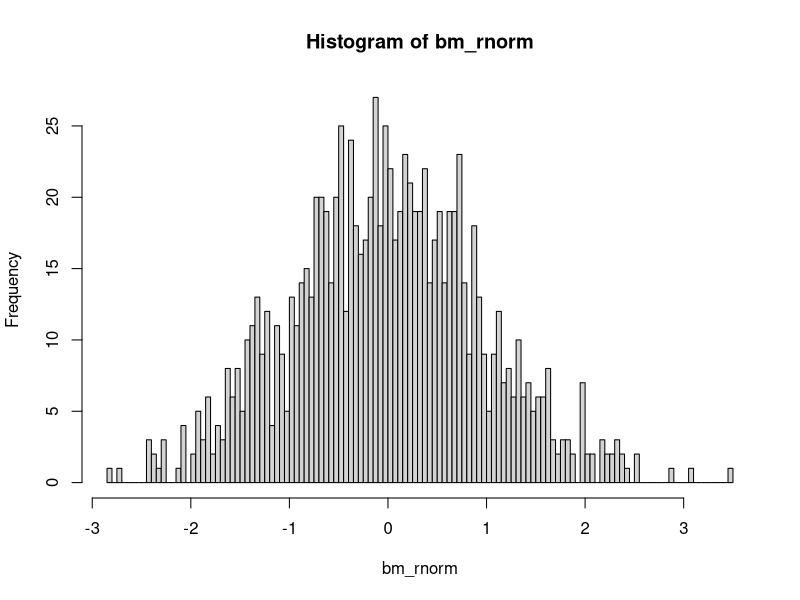
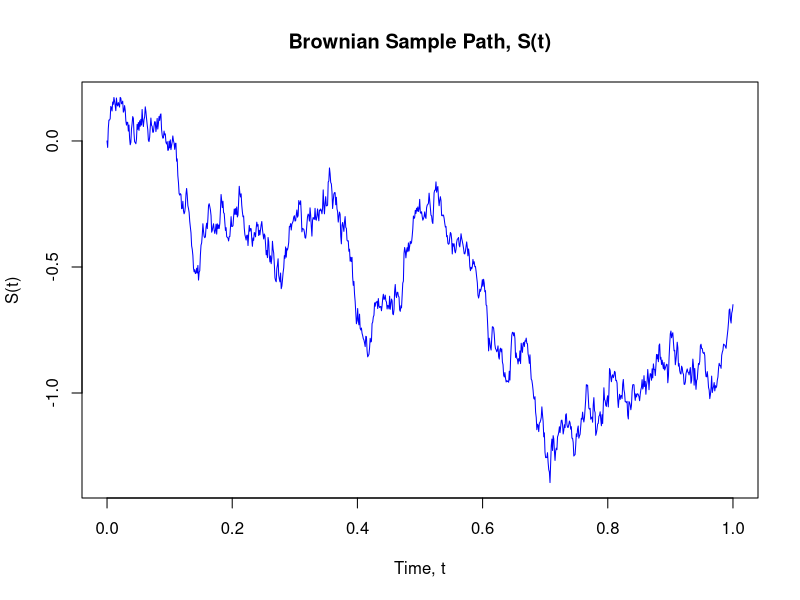
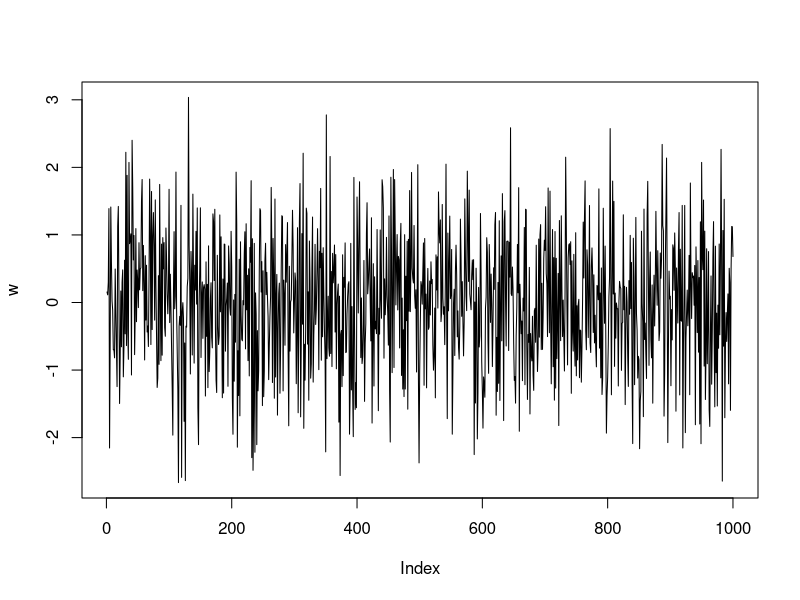
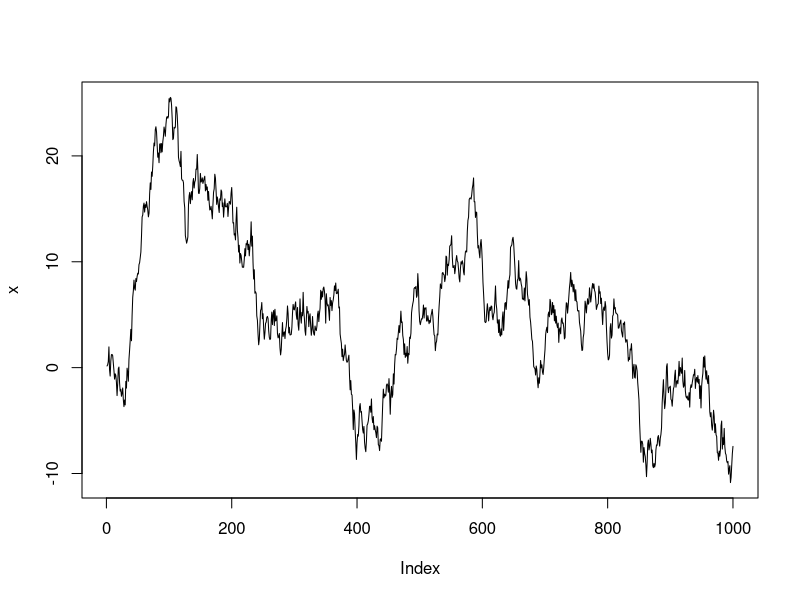
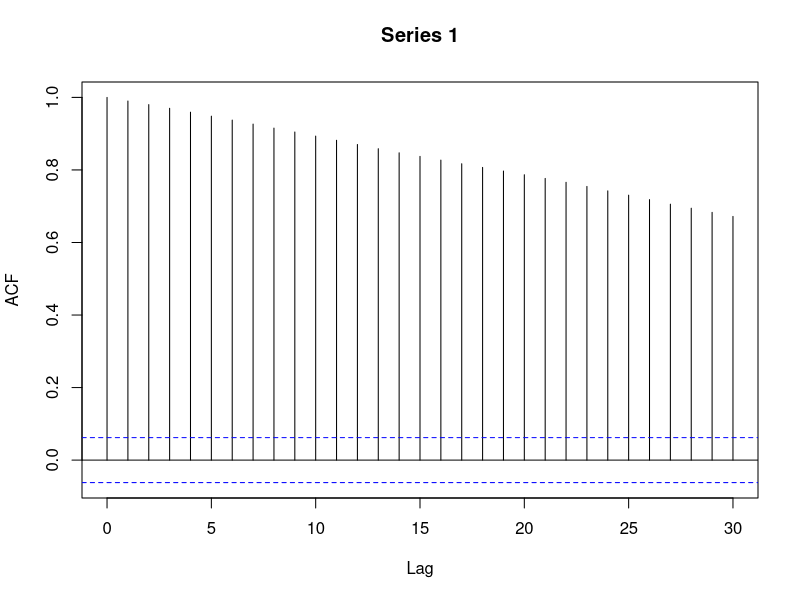
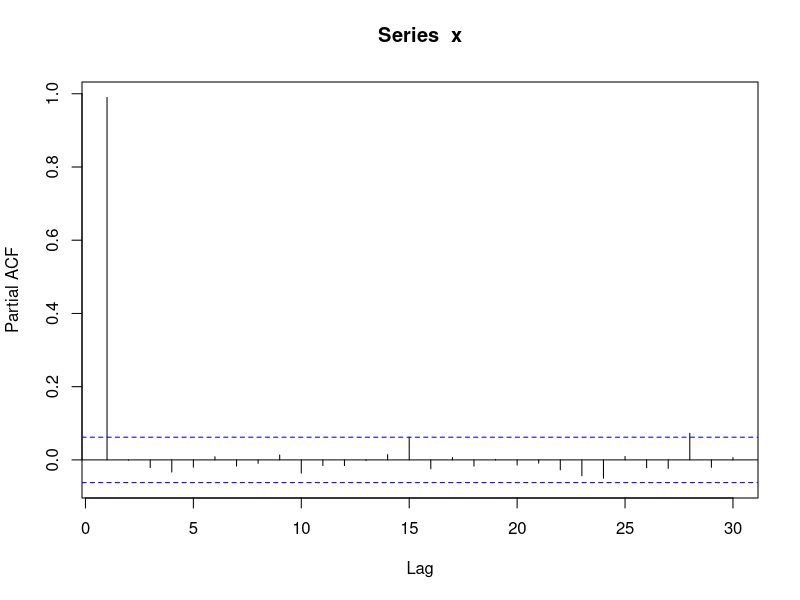
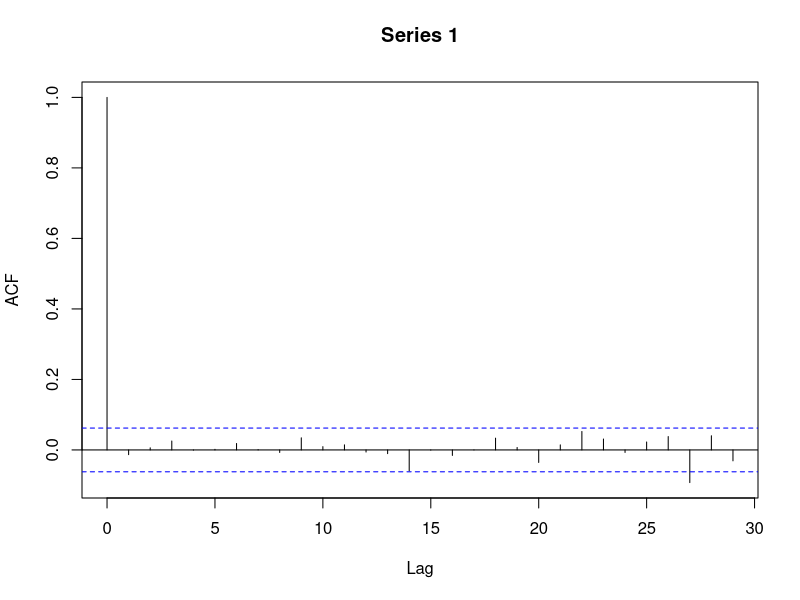
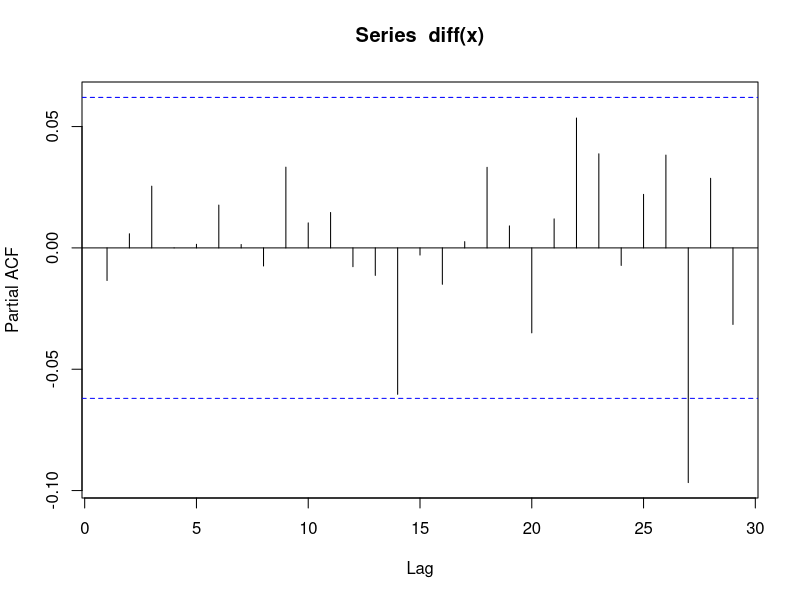

Source code (R) for these figures, in order:
#*****************************************************************************************
# Contents:  
#
#    1.  Monte-Carlo Simulation - Generate and plot a Random Walk path
#    2.  Time-Series Analysis:  Generate AR(p) process and plot their ACF and PACF
#*****************************************************************************************

#-----------------------------------------------------------------------------------------
#                                 1. Monte Carlo Simulation
#-----------------------------------------------------------------------------------------

#-----------------------------------------------------------------------------------------
#                           Generate sample Brownian path ( Random Walk )
#-----------------------------------------------------------------------------------------

# set Brownian path time interval
t_initial <- 0.0  ;
t_final   <- 1.0  ;

nx        <- 1000 ;  # number of points in the time interval

# time step
bm_dt <- (t_final - t_initial)/(nx-1.0) ;
bm_t  <- seq(t_initial, t_final, by = bm_dt ) ;

# generate standard normal random numbers
bm_rnorm <- rnorm(nx, mean = 0.0, sd = 1.0) ;
hist(bm_rnorm, breaks = 100) ;

# set mean and volatility of Brownian path
bm_mean       <- 0.0 ;
bm_volatility <- 1.0*sqrt(bm_dt) ;

# Generate Brownian path
x    <- 0.0*c(1:nx)   ;  # Initialize
x[1] <- 0.0           ;

for (i in {1:(nx-1)} )
{
  x[i+1] <- x[i] + bm_mean*bm_dt + bm_volatility*bm_rnorm[i]    ; 
} ;

# plot the Brownian path
plot(
  bm_t,                                    # time
  x,                                       # Brownian path
  type = "l",                              # plot as line
  col  = "blue",                           # Blue color line
  xlab = "Time, t",                        # x-label
  ylab = "S(t)",                           # y-label
  main = "Brownian Sample Path, S(t)"      # Main title
);

#------------------------------------------------------------------------------------------------------
#                                2. Time Series Analysis  
#
#                  Auto-Correlation and Partial Auto-Correlaiion of AR(p) process
#------------------------------------------------------------------------------------------------------
# Reference:
#
#  Example 2:                                ARIMA
#                                 
#  Chapter 4:  Stochastic Models
#
#  Ref:
#  1. "Introductory time series with R",
#      Paul S.P. Cowpertwait & Andrew V. Metcalfe ; Springer, 2009
#
#  1. Play with AR coeff size and sign ; and observe ACF & PACF
#  2. For AR(P) to be stationary, ALL abs(root) of AR polynomial > 1.0
#     If any abs(root) < 1, the process explodes.
#     if one root = 1 , the process is non-stationary
#------------------------------------------------------------------------------------------------------
#------------------------------------------------------------------------------------------------------
#------------------------------------------------------------------------------------------------------
# 1. ACF of Brownian process ( Random Walk )
#------------------------------------------------------------------------------------------------------
nb <- 1000           ; # number of random numbers for Brownian process
w <- rnorm(nb)       ; # generate std gaussian random numbers

x <- array(0, dim = c(nb,1)) ;
x[1] <- w[1]         ; # initialize Brownian process
for (i in 2:nb) { x[i] <- x[i - 1] + w[i] } ; # generate Brownian process
plot(w, type = "l" ) ; # plot Gaussian random numbers
plot(x, type = "l" ) ; # plot Brownian path

acf(x)               ; # ACF of Brownian process ; Note the slow decay of acf coeff. == pg 72, eqn 4.10
pacf(x)              ; # PACF is a delta function === spike 1 at lag 0, and 0 elsewhere

acf(diff(x))         ; # ACF of 1-st diff. is a delta function === spike 1 at lag 0, and 0 elsewhere
pacf(diff(x))        ; # zero at all lags. why ?


#------------------------------------------------------------------------------------------------------
# 2. ACF of AR(1)
#------------------------------------------------------------------------------------------------------

nb   <- 1000     ; # number of random numbers for Brownian path
ar_1 <- 0.7      ; # coeff of AR(1) process

polyroot(c(1,-ar_1)) ;  # Find root of AR(1) process

w <- rnorm(nb) ; # generate std gaussian random numbers
x <- array(0, dim = c(nb,1)) ;
x[1] <- w[1]   ; # initialize Brownian path
for (i in 2:nb) { x[i] <- ar_1*x[i - 1] + w[i] } ; # generate Brownian path
plot(w, type = "l" ) ; # plot Gaussian random numbers
plot(x, type = "l" ) ; # plot AR(1) process
acf(x)               ; # ACF of AR(1); decays faster than brownian
pacf(x)              ; # Lag 1 spike is significant, others are not


#------------------------------------------------------------------------------------------------------
# 3. ACF of AR(2)
#------------------------------------------------------------------------------------------------------

nb   <- 1000     ; # number of random numbers for Brownian path
ar_1 <- 0.7      ; # coeff of AR(2) process
ar_2 <- -0.4      ; # coeff of AR(2) process

polyroot(c(1,-ar_1,-ar_2)) ;   # Find root of AR(2) process

w <- rnorm(nb) ; # generate std gaussian random numbers
x <- array(0, dim = c(nb,1)) ;
x[1] <- w[1]   ; # initialize Brownian path
x[2] <- w[2]   ; # initialize Brownian path
for (i in 3:nb) { x[i] <- ar_1*x[i - 1] + ar_2*x[i - 2] + w[i] } ; # generate Brownian path
plot(w, type = "l" ) ; # plot Gaussian random numbers
plot(x, type = "l" ) ; # plot AR(2) process
acf(x)               ; # ACF decays slow
pacf(x)              ; # Lag 1,2 spikes is significant, others are not


#------------------------------------------------------------------------------------------------------
# 4. ACF of AR(3)
#------------------------------------------------------------------------------------------------------

nb   <- 1000     ; # number of random numbers for Brownian path
ar_1 <- 0.7      ; # coeff of AR(3) process
ar_2 <- -0.4      ; # coeff of AR(3) process
ar_3 <- 0.2      ; # coeff of AR(3) process

polyroot(c(1, -ar_1, -ar_2, -ar_3)) ;   # Find root of AR(3) process

w <- rnorm(nb) ; # generate std gaussian random numbers
x <- array(0, dim = c(nb,1)) ;
x[1] <- w[1]   ; # initialize Brownian path
x[2] <- w[2]   ; # initialize Brownian path
x[3] <- w[3]   ; # initialize Brownian path
for (i in 4:nb) { x[i] <- ar_1*x[i - 1] + ar_2*x[i - 2] + ar_3*x[i - 3] + w[i] } ; # generate Brownian path
plot(w, type = "l" ) ; # plot Gaussian random numbers
plot(x, type = "l" ) ; # plot AR(3) process
acf(x)               ; # ACF decays slow
pacf(x)              ; # Lag 1,2,3 spikes is significant, others are not




